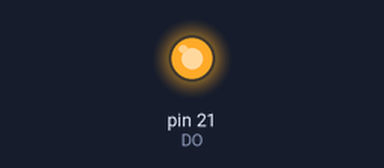
This sketch was run on a simulated Arduino Mega 2560, built with avr-gcc and run on an emulated ATmega2560. On the bench: output pins drawn as LEDs (lit = HIGH). Pins used as bus, display or sensor lines are not drawn.

Above: at 0.1 s.
Timing chart, 0 to 1.6 s (numbered marks = the images above):
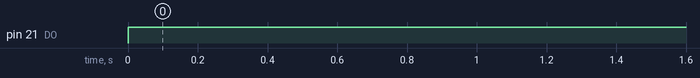

Measured:
- by itself, pin 21 (DO): LOW → HIGH at 0.00 s

The sketch:

MY9221.ino
```cpp
#define DO 21
#define DCKO 22
#define NUM_LEDS  16

#define CMD_8BIT_MODE (0<<8)
#define CMD_12BIT_MODE (1<<8)
#define CMD_14BIT_MODE (2<<8)
#define CMD_16BIT_MODE (3<<8)

unsigned short led_bright[NUM_LEDS][3] = {0};

inline void sendCommandShort(unsigned short data){
  int dclko_state = LOW;
  for(int mask = (1<<15); mask; mask = (mask >> 1)){
    dclko_state = (dclko_state == HIGH ? LOW : HIGH);
    digitalWrite(DO, ((data & mask) ? HIGH : LOW));
    for(int i = 0; i < 10; i++)
      asm( "nop \n" );
    digitalWrite(DCKO, dclko_state);
    for(int i = 0; i < 10; i++)
      asm( "nop \n" );
  }
}

inline void sendLatch(){
  digitalWrite(DO, LOW);
  delayMicroseconds(250);
  for(int i = 0; i < 4; i++){
    digitalWrite(DO, HIGH);
    delayMicroseconds(1);
    digitalWrite(DO, LOW);
    delayMicroseconds(1);
  }
  delayMicroseconds((200 + 128*10)/1000 + 1);
}

void sendCommand(){
  for(int i = 0; i < NUM_LEDS; i++){
    // Send Flags
    sendCommandShort(CMD_16BIT_MODE);

    // Ignore OUTPUT_1 - OUTPUT_3
    for(int j = 0; j < 9; j++){
      sendCommandShort(0);
    }

    // OUTPUT_0
    for(int j = 0; j < 3; j++){
      sendCommandShort(led_bright[i][j]);
    }
  }
  // Send Latch
  sendLatch();
}

void setup() {
  pinMode(DO, OUTPUT);
  pinMode(DCKO, OUTPUT);
}

void loop() {
  for(int k = 0; k < 3; k++){
    for(long long i = 0; i < 255; i++){
      for(int j = 0; j < NUM_LEDS; j++){
        led_bright[j][0] = (k == 0? (i*i*i/256) : 0);
        led_bright[j][1] = (k == 1? (i*i*i/256) : 0);
        led_bright[j][2] = (k == 2? (i*i*i/256) : 0);
      }
      sendCommand();
    }
  }
}
```
